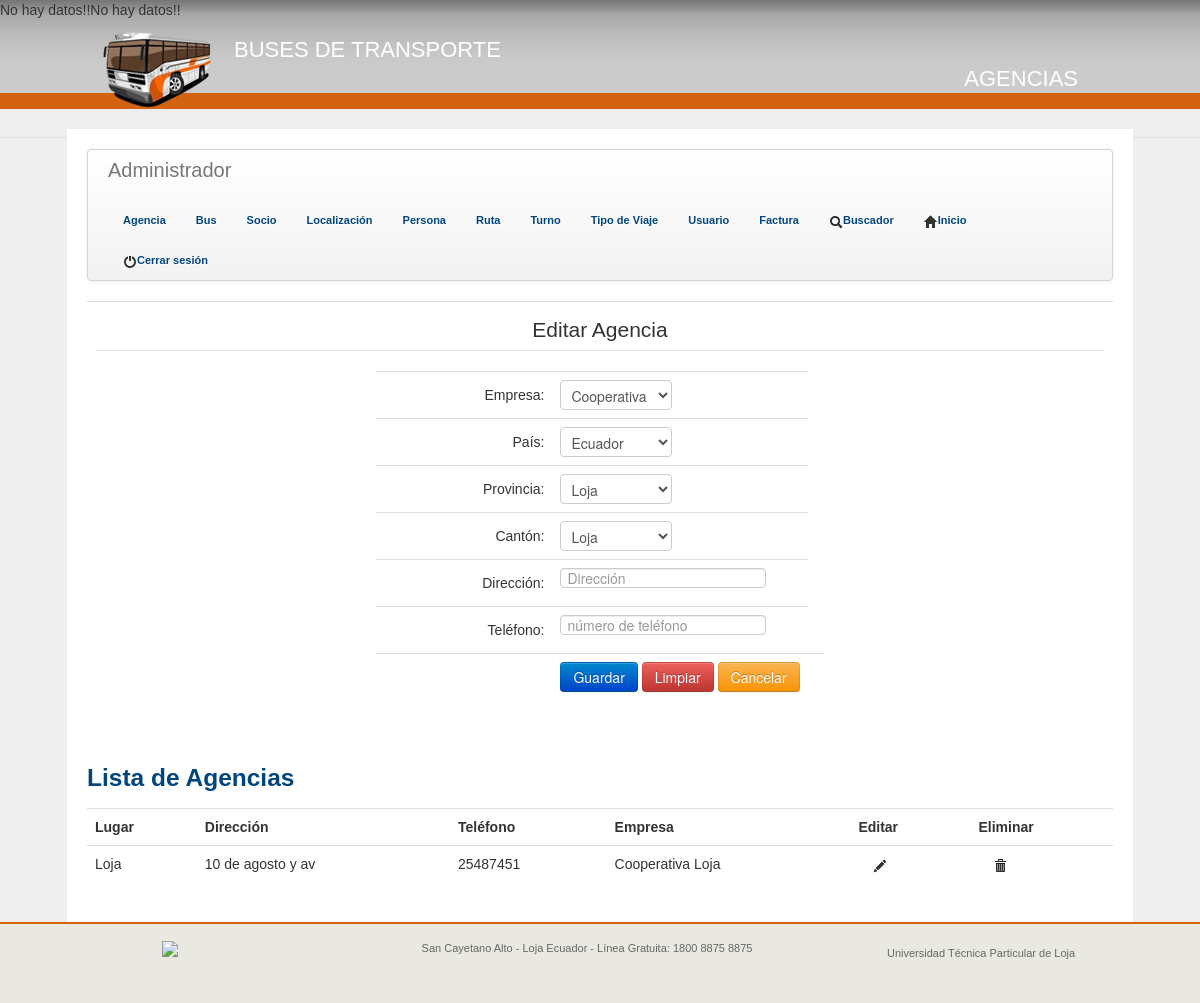
Page /pages/actAgencia.php (signed in) on the earlier database version.
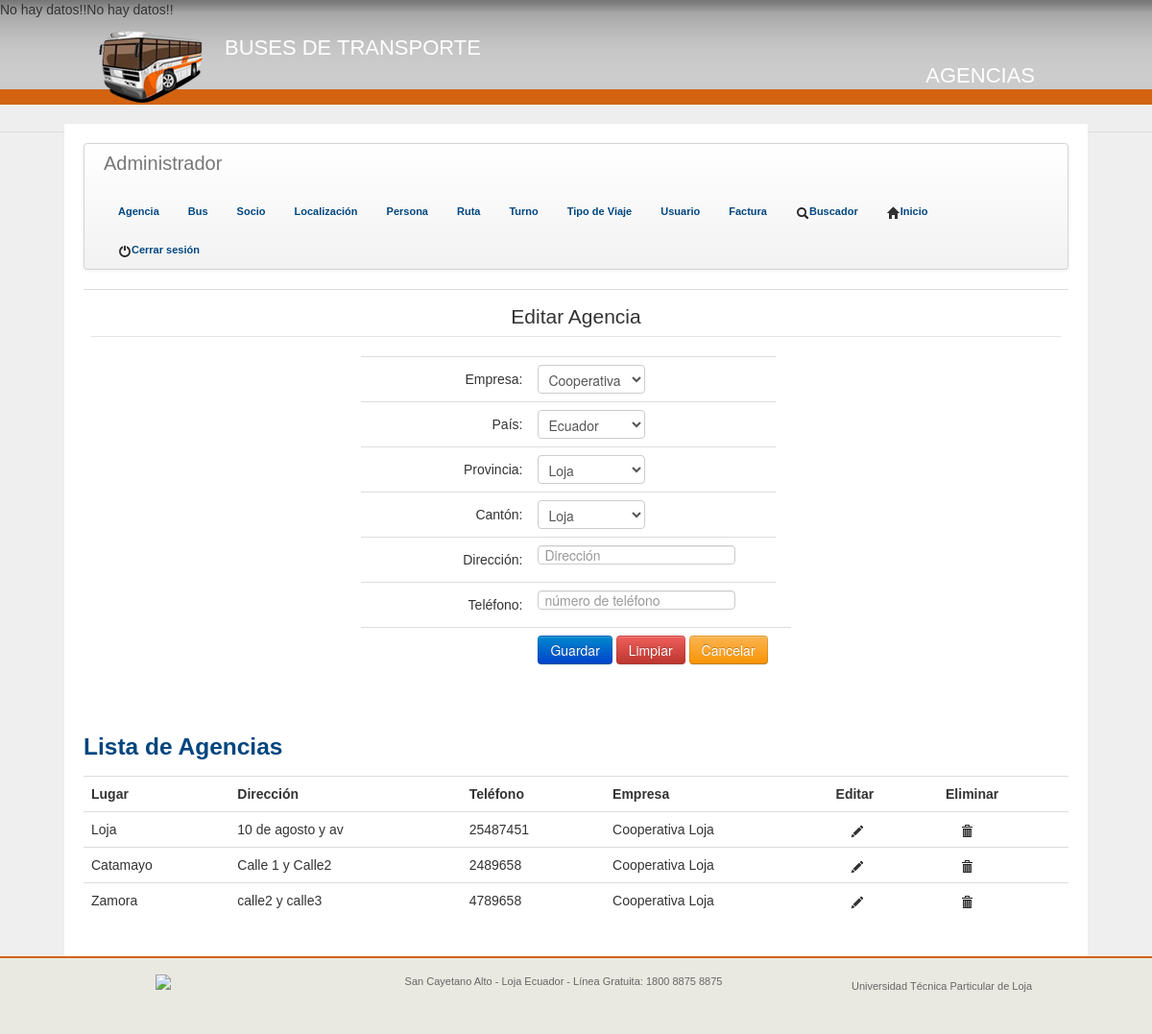
Same page on the later database version.
### tables this page shows
CREATE TABLE IF NOT EXISTS `agencia` (
  `idAgencia` int(11) NOT NULL AUTO_INCREMENT,
  `idCanton` int(11) NOT NULL,
  `direccion` text NOT NULL,
  `telefono` varchar(10) NOT NULL,
  `rucEmpresa` varchar(12) NOT NULL,
  PRIMARY KEY (`idAgencia`),
  KEY `idCanton` (`idCanton`),
  KEY `rucEmpresa` (`rucEmpresa`)
);

CREATE TABLE IF NOT EXISTS `canton` (
  `idCanton` int(11) NOT NULL AUTO_INCREMENT,
  `idProvincia` int(11) NOT NULL,
  `nombre` varchar(30) NOT NULL,
  PRIMARY KEY (`idCanton`),
  KEY `idProvincia` (`idProvincia`)
);

CREATE TABLE IF NOT EXISTS `empresa` (
  `Ruc` varchar(12) NOT NULL,
  `NombreEmpresa` varchar(40) NOT NULL,
  `Direccion` varchar(60) NOT NULL,
  `idCanton` int(11) NOT NULL,
  `Telefono` varchar(10) NOT NULL,
  `PermisoOperacion` varchar(20) NOT NULL,
  PRIMARY KEY (`Ruc`),
  KEY `Canton` (`idCanton`)
);

### pages/actAgencia.php (the view, shortened to what the changed rows need)
<?php
include ("../dll/conexionsql.php");
extract($_GET);
?>
<!DOCTYPE html>
<html>
<head>
	<link href="../UtplCss/tema.css" rel="stylesheet">
	<link href="../UtplCss/internas.css" rel="stylesheet">
</head>
<body>
	<header>
		<section class="encabezado">
			<div class="logo">
				<h1 style="float:left;">Buses de Transporte</h1>
			</div>
			<div class="tituloPag" id="clickeable" onclick="location.href='../index.php';" style="cursor:pointer;">
				<h1 >
					Agencias
				</h1>
			</div>
		</section>
	</header>
	<div class="contenedor">
		<section id="content">
		<?php
		include("../php/listarAgencias.php");
		?>
	</section>
</div>
</body>
</html>

### php/listarAgencias.php (shortened to what the changed rows need)
<?php
include("../dll/conexionsql.php");
extract($_GET);
if(!isset($bandera)){
	$sql="SELECT agencia.idAgencia, canton.nombre, agencia.direccion,agencia.telefono,empresa.NombreEmpresa FROM agencia
	INNER JOIN canton
	ON agencia.idCanton = canton.idCanton
	INNER JOIN empresa
	ON agencia.rucEmpresa = empresa.Ruc";
	$ressql=mysql_query($sql,$con);
	$totdatos=mysql_num_rows($ressql);
	if($totdatos>0){
		echo "<table border='0' class='table table-hover'>";
		echo "<tr>";
		echo "<th scope='col'>"."Lugar"."</th>";
		echo "<th scope='col'>"."Dirección"."</th>";
		echo "<th scope='col'>"."Teléfono"."</th>";
		echo "<th scope='col'>"."Empresa"."</th>";
		echo "<th scope='col'>"."Editar"."</th>";
		echo "<th scope='col'>"."Eliminar"."</th>";
		echo "</tr>";
		while ($row=mysql_fetch_array($ressql)) {
			echo "<tr class='filas'>";
			echo "<td>".$row[1]."</td>";
			echo "<td>".$row[2]."</td>";
			echo "<td>".$row[3]."</td>";
			echo "<td>".$row[4]."</td>";
			echo "<td>
			<a href='actAgencia.php?id=".base64_encode($row[0])."'>
				<i class='icon-pencil'></i>
			</a>
		</td>";
		echo "<td>
		<a href='../php/listarAgencias.php?id=".base64_encode($row[0])."&bandera=1'>
			<i class='icon-trash'></i>
		</a>
	</td>";
	echo "</tr>";
}
echo "</table";
}else{
	echo "No hay datos!!";
}
}
?>

Differences in the rows shown:
added agencia: idCanton.nombre "Catamayo", direccion "Calle 1 y Calle2", telefono "2489658", rucEmpresa.NombreEmpresa "Cooperativa Loja"
added agencia: idCanton.nombre "Zamora", direccion "calle2 y calle3", telefono "4789658", rucEmpresa.NombreEmpresa "Cooperativa Loja"
